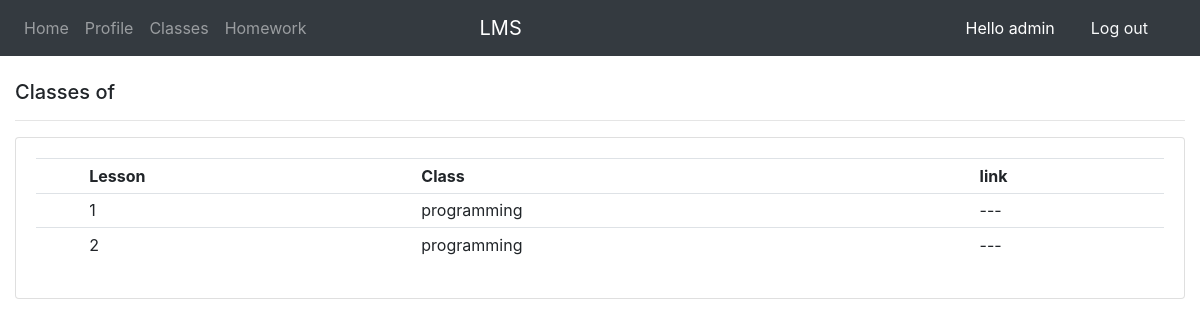
/lessons/1/ (signed in), run on the app's committed database.
### accounts/models.py (models this page shows)
class Lesson(models.Model):
    name = models.CharField(max_length=100, null=True, default=' ')
    date = models.DateTimeField(null=True)
    relate_class = models.ForeignKey(Class, null=True, on_delete=models.CASCADE)
    def __str__(self):
        return self.name

class Class(models.Model):
    name = models.CharField(max_length=100, null=True, default=' ')
    major = models.ForeignKey(Major, null=True, on_delete=models.CASCADE)
    def get_lessons(self):
        return self.lesson_set.all()
    def __str__(self):
        return self.name

### accounts/views.py (the view)
# urls.py: path('lessons/<int:id>/',views.lessons,name='lessons'),
@login_required
def lessons(request,id):
    lessons = Class.objects.get(id=id).get_lessons()
    context = {'lessons':lessons}
    return render(request,'accounts/lessons.html',context)

### accounts/templates/accounts/lessons.html (shortened to what this page needs)
{% extends 'accounts/template.html' %}
{% block content %}
<br>
<div class="col">
		<h5>Classes of {{ request.user.student }}</h5>
		<hr>
		<div class="card card-body">
			<table class="table table-sm">
				<tr>
					<th></th>
					<th>Lesson</th>
					<th>Class</th>
                    <th>link</th>
				</tr>
                {% for lesson in lessons %}
                <tr>
					<td></td>
					<td>{{ lesson }}</td>
					<td>{{ lesson.relate_class }}</td>
                    <td>---</td>
				</tr>
                {% endfor %}
            </table>
        </div>
</div>
{% endblock %}

### accounts/templates/accounts/navbar.html
<nav class="navbar smart-scroll navbar-expand-sm navbar-dark bg-dark">
        <div class="collapse navbar-collapse" id="main_nav">
            <ul class="navbar-nav">
                <li class="nav-item"> <a class="nav-link" href="{% url 'home' %}"> Home </a> </li>
                <li class="nav-item"><a class="nav-link" href="{% url 'student_profile' %}"> Profile </a></li>
                <li class="nav-item"><a class="nav-link" href="{% url 'classes' %}"> Classes </a></li>
                <li class="nav-item"><a class="nav-link" href="#"> Homework </a></li>
            </ul>
        </div>
        <div class="text-white" style="margin-right: 38%; font-size: 20px;">LMS</div>
         {% if request.user.is_authenticated %}
            <span style="color: white; margin-right: 20px">Hello {{ request.user }}</span>
            <span ><a href="{% url 'logout' %}" class="text-light nav-link" style="margin-right: 20px">Log out</a> </span>
        {% endif %}
</nav>

### data on the page
Lesson: name "1", relate_class "programming"
Lesson: name "2", relate_class "programming"

### other printed values
{{ request.user }} "admin"
